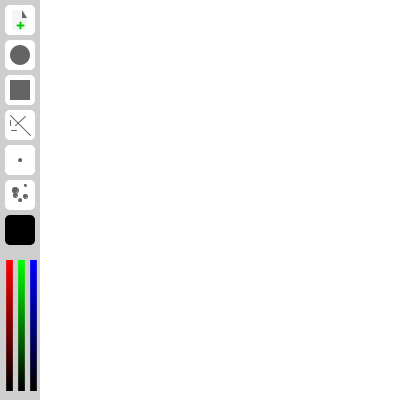
Frame 1 (no input)
Frame 60 (the mouse pressed at the canvas centre just before this capture): identical to frame 1, image omitted
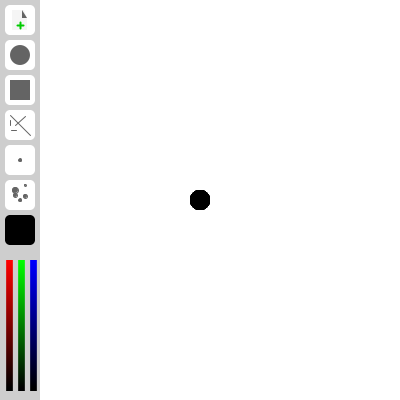
Frame 120 (the mouse held since frame 60 and released just before this capture)

The Processing sketch that drew these frames (run headless with seeded random() and noise(); from frame 60 on, the mouse is pressed at the canvas centre):

// Processing sketch: processing_54375
// ── processing_54375.pde

float x= 0;
float z=0; 
float herra=1;
float iconX=0;
float iconY=0;
float iH=30;
float iW=10;
float Tam=0;
float Ubi=0;
float R=0;
float G=0;
float B=0;
float T=255;
float Pallet=0;
float col=0;


void setup() {
  size(400, 400); 
  background(255);
}


void draw() {
  smooth();


    if (mousePressed==true) {
      if ((mouseX>40)&&(mouseX<1400)&&
        (mouseY>0)&&(mouseY<900)) {
        noCursor();
      }
    }
    else {
      cursor();
    }  
  noStroke();


  //Herramientas
  if ((mouseX>40)&&(mouseX<iH+(400))&&
    (mouseY>0)&&(mouseY<400)) {

    if ((Tam>=-20)&&(Tam!=0)) {
      Tam=random(-10, 10);
    }

    if ((Ubi>=-20)&&(Ubi!=0)) {
      Ubi=random(-20, 20);
    }

    if (herra==1) {
      if (mousePressed==true) {
        fill(R, G, B, T);
        ellipse(mouseX+Ubi, mouseY+Ubi, 20+Tam, 20+Tam);
      }
    }

    if (herra==2) {
      if (mousePressed==true) {
        stroke(R, G, B, T);
        line(mouseX+random(30)+Tam, mouseY+random(30)+Tam, mouseX+random(30)+Ubi, mouseY+random(30)+(Ubi));
        noStroke();
      }
    }


    if (herra==0) {
      if (mousePressed==true) {
        fill(R, G, B, T);
        rect(mouseX+Ubi, mouseY+Ubi, 20+Tam, 20+Tam);
      }
    }

 if (col==1) {
        R=random(255);
      G=random(255);
      B=random(255);
        } 

    if (herra==3 ) {
      if (mousePressed==true) {
        if (Tam<=-1) {
          strokeWeight(-(1+Tam));
        } 
        else {
          strokeWeight((1+Tam));
        }
        stroke(R, G, B, T);
        point(mouseX+Tam, mouseY+Ubi);
      }
    }
  }
  noStroke();
  println(R);
println(G);
println(B);
  // Campos de accion de los botones

  if (mousePressed==true) {
    if ((mouseX>iW/2)&&(mouseX<iH+(iW/2))&&
      (mouseY>iW/2)&&(mouseY<iH+(iW/2))) {

      background(255);
    }
  }


  if (mousePressed==true) {
    if ((mouseX>iW/2)&&(mouseX<iH+(iW/2))&&
      (mouseY>iH+iW)&&(mouseY<2*iH+iW)) {
      herra=1;
      Tam=0;
      Ubi=0;
    }
  }

  if (mousePressed==true) {
    if ((mouseX>iW/2)&&(mouseX<iH+(iW/2))&&
      (mouseY>2*iH+(iW/2*3))&&(mouseY<3*iH+(iW/2*3))) {
      herra=0;
      Tam=0;
      Ubi=0;
    }
  }



  if (mousePressed==true) {
    if ((mouseX>iW/2)&&(mouseX<iH+(iW/2))&&
      (mouseY>3*iH+(iW/2*4))&&(mouseY<4*iH+(iW/2*4))) {
      herra=2;
      Tam=0;
      Ubi=0;
    }
  }

  if (mousePressed==true) {
    if ((mouseX>iW/2)&&(mouseX<iH+(iW/2))&&
      (mouseY>4*iH+(iW/2*5))&&(mouseY<5*iH+(iW/2*5))) {
      herra=3;
      Tam=0;
      Ubi=0;
    }
  }

  if (mousePressed==true) {
    if ((mouseX>iW/2)&&(mouseX<iH+(iW/2))&&
      (mouseY>5*iH+(iW/2*6))&&(mouseY<6*iH+(iW/2*6))) {
      Tam=1;
      Ubi=1;
    }
  }


  if (mousePressed==true) {
    if ((mouseX>iW/2)&&(mouseX<iH+(iW/2))&&
      (mouseY>6*iH+(iW/2*7))&&(mouseY<7*iH+(iW/2*7))) {


col=1;
    }
  }





  if (mousePressed==true) {
    if ((mouseX>6)&&(mouseX<12)&&
      (mouseY>260)&&(mouseY<390)) {
      R=255-(2*(mouseY-260));
      col=0;
    }
  }

  if (mousePressed==true) {
    if ((mouseX>18)&&(mouseX<24)&&
      (mouseY>260)&&(mouseY<390)) {
      G=255-(2*(mouseY-260));
      col=0;
    }
  }

  if (mousePressed==true) {
    if ((mouseX>30)&&(mouseX<36)&&
      (mouseY>260)&&(mouseY<390)) {
      B=255-(2*(mouseY-260));
      col=0;
    }
  }

  fill(255);



  //caja herramientas

  iconX=0;
  iconY=0;
  fill (206, 206, 206);
  quad(0, 400, 40, 400, 40, 0, 0, 0);
  fill(255);
  for (iconY=0;iconY<+6; iconY++) {

    if (mousePressed==true) {
      if ((mouseX>iW/2)&&(mouseX<iH+(iW/2))&&
        (mouseY>iW/2)&&(mouseY<iH+(iW/2))) {
        if (iconY==0) {
          z=1;
        }
        else {
          z=0;
        }
      }
    }

    if (mousePressed==true) {
      if ((mouseX>iW/2)&&(mouseX<iH+(iW/2))&&
        (mouseY>iH+iW)&&(mouseY<2*iH+iW)) {
        if (iconY==1) {
          z=1;
        }
        else {
          z=0;
        }
      }
    }


    if (mousePressed==true) {
      if ((mouseX>iW/2)&&(mouseX<iH+(iW/2))&&
        (mouseY>2*iH+(iW/2*3))&&(mouseY<3*iH+(iW/2*3))) {
        if (iconY==2) {
          z=1;
        }
        else {
          z=0;
        }
      }
    }

    if (mousePressed==true) {
      if ((mouseX>iW/2)&&(mouseX<iH+(iW/2))&&
        (mouseY>3*iH+(iW/2*4))&&(mouseY<4*iH+(iW/2*4))) {
        if (iconY==3) {
          z=1;
        }
        else {
          z=0;
        }
      }
    }


    if (mousePressed==true) {
      if ((mouseX>iW/2)&&(mouseX<iH+(iW/2))&&
        (mouseY>4*iH+(iW/2*5))&&(mouseY<5*iH+(iW/2*5))) {
        if (iconY==4) {
          z=1;
        }
        else {
          z=0;
        }
      }
    }


    if (mousePressed==true) {
      if ((mouseX>iW/2)&&(mouseX<iH+(iW/2))&&
        (mouseY>5*iH+(iW/2*6))&&(mouseY<6*iH+(iW/2*6))) {
        if (iconY==5) {
          z=1;
        }
        else {
          z=0;
        }
      }
    }




noStroke();
fill(255);



    beginShape();
    vertex(iH-z, (iW-(iW/2)+(iH+(iW/2))*iconY)+z);
    vertex(iW+z, (iW-(iW/2)+(iH+(iW/2))*iconY)+z);
    vertex((iW-(iW/2))+z, (iW+(iH+(iW/2))*iconY)+z);
    vertex((iW-(iW/2))+z, (iH+(iH+(iW/2))*iconY)-z);
    vertex(iW+z, (iH+(iW/2)+(iH+(iW/2))*iconY)-z);
    vertex(iH-z, (iH+(iW/2)+(iH+(iW/2))*iconY)-z);
    vertex((iH+(iW/2))-z, (iH+(iH+(iW/2))*iconY)-z);
    vertex((iH+(iW/2))-z, (iW+(iH+(iW/2))*iconY)+z);
    endShape();
    arc((iH+(iH+(iW/2))*iconX)-z, (iW+(iH+(iW/2))*iconY)+z, iW, iW, TWO_PI-PI/2, TWO_PI);
    arc((iW+(iH+(iW/2))*iconX)+z, (iW+(iH+(iW/2))*iconY)+z, iW, iW, PI, TWO_PI-PI/2);
    arc((iW+(iH+(iW/2))*iconX)+z, (iH+(iH+(iW/2))*iconY)-z, iW, iW, PI/2, PI);
    arc((iH+(iH+(iW/2))*iconX)-z, (iH+(iH+(iW/2))*iconY)-z, iW, iW, 0, PI/2);
  }

  //el selector de color es separado debido a que el icono es un relleno especial

  beginShape();

  fill(R, G, B, T);
  vertex(iH, iW-(iW/2)+(iH+(iW/2))*iconY);
  vertex(iW, iW-(iW/2)+(iH+(iW/2))*iconY);
  vertex(iW-(iW/2), iW+(iH+(iW/2))*iconY);
  vertex(iW-(iW/2), iH+(iH+(iW/2))*iconY);
  vertex(iW, iH+(iW/2)+(iH+(iW/2))*iconY);
  vertex(iH, iH+(iW/2)+(iH+(iW/2))*iconY);
  vertex(iH+(iW/2), iH+(iH+(iW/2))*iconY);
  vertex(iH+(iW/2), iW+(iH+(iW/2))*iconY);
  endShape();
  arc(iH+(iH+(iW/2))*iconX, iW+(iH+(iW/2))*iconY, iW, iW, TWO_PI-PI/2, TWO_PI);
  arc(iW+(iH+(iW/2))*iconX, iW+(iH+(iW/2))*iconY, iW, iW, PI, TWO_PI-PI/2);
  arc(iW+(iH+(iW/2))*iconX, iH+(iH+(iW/2))*iconY, iW, iW, PI/2, PI);
  arc(iH+(iH+(iW/2))*iconX, iH+(iH+(iW/2))*iconY, iW, iW, 0, PI/2);
  strokeWeight(1);
  for (x=0;x<=130;x++) {
    stroke((255-x*2), 0, 0);
    line(6, 260+x, 12, 260+x);
    stroke(0, 255-x*2, 0);
    line(18, 260+x, 24, 260+x);

    stroke(0, 0, 255-x*2);
    line(30, 260+x, 36, 260+x);
  }
//icono de nuevo
beginShape();
fill(245);
noStroke();
vertex(12,10);//esquina superior ezquierda
vertex(12,30);//esquina inferior derecha
vertex(27,30);
vertex(27,18);
vertex(24,10);
vertex(12,10);

endShape();
fill(100);
triangle(27,18,22,10,22,18);

strokeWeight(2);
stroke(0,203,0);
line(20,22, 20,28);
line(17,25, 23,25);


//icono de la bola
noStroke();
fill(100);
ellipse(20,55,20,20);

//icono del cuadrado
rect(10,80,20,20);


//icono del spry de rallas

stroke(100);
strokeWeight(1);
line(10,115,30,135);
line(15,125,25,116);
line(11,130,16,130);
line(10,120,10,125);


//icono del punto
ellipse(20,160,3,3);



//icono de aleatorio
ellipse(20,200,3,3);
ellipse(15,195,4,4);
ellipse(15,190,6,6);
ellipse(25,185,2,2);
ellipse(25,196,4,4);
}
